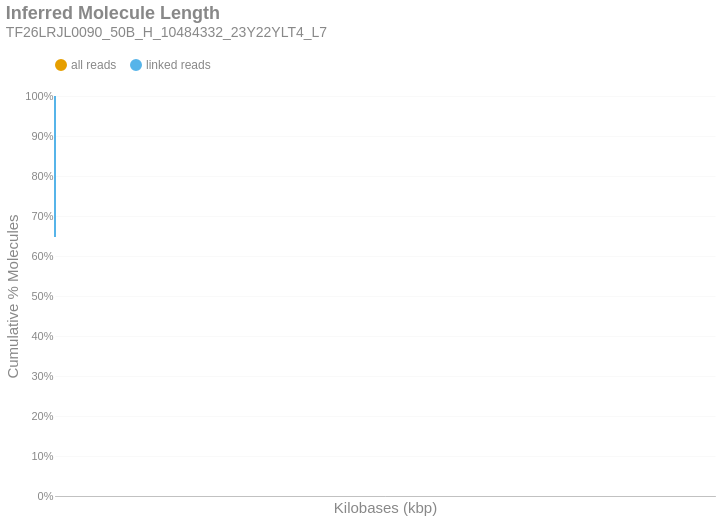

The cell this chart's notebook holds for it:
### Markdown cell above
### Inferred Molecule Length
This is the cumulative frequency distribution of molecule lengths inferred from the first and last alignment positions along a contig for all alignments associated with a single linked-read barcode on a given contig.There are two distributions: one with `all` the alignments (yellow) and another with only `linked reads` (blue). The percent of molecules in the `linked reads` distribution is relative to the total number of linked molecules.

### Code cell
if SKIPLR:
    print_html(f"Skipped")
else:
    binned_df = consolidated_hist(valids['length_inferred']/1000, mask, 10, True)
    binned_df = binned_df.with_columns(
        pl.when(pl.col('bin').cast(pl.Utf8) == '0').then(pl.lit('1')).otherwise(pl.col('bin').cast(pl.Utf8)).alias('bin')
    )
    with SafeRender(binned_df):
        (
            density_plot(binned_df, 'Inferred Molecule Length', samplename, 'inferredlen')
            .transform_calculate(bin_kb='datum.bin / 1000')
            .encode(
                x=alt.X('bin_kb:Q', title="Kilobases (kbp)").scale(type='log', padding=0).axis(labelAngle=-40),
                y=alt.Y('value:Q', title='Cumulative % Molecules')
                    .axis(format='%')
                    .stack(False)
                    .scale(domainMin=0, domainMax=1,padding=0),
                color=alt.Color("key:N").scale(domain = ["all reads", "linked reads"]),
                tooltip = [
                    alt.Tooltip("key:N", title = "Data Type"),
                    alt.Tooltip("range_label:N", title="Kilobases"),
                    alt.Tooltip("value:Q", format = ".2%", title="% Molecules (Cum.)")
                ]
            )
        ).display()

### Figure 1 — Vega-Lite specification as saved in the notebook (floating-point values rounded to 4 significant figures)
{"width": "container", "height": 400, "config": {"title": {"anchor": "start", "dy": -15, "fontSize": 18, "color": "#888888", "subtitleColor": "#888888", "subtitleFontSize": 14}, "arc": {"fill": "#0072B2"}, "axis": {"domainColor": "#888888", "domainWidth": 0.5, "gridWidth": 0.2, "grid": false, "titleFontWeight": 400, "titleFontSize": 15, "labelFontSize": 11, "labelColor": "#888888", "tickColor": "#888888", "tickWidth": 0.2, "titleColor": "#888888"}, "axisBand": {"grid": false}, "axisX": {"grid": true, "tickSize": 10, "domainCap": "round"}, "axisY": {"domain": false, "grid": true, "tickSize": 0, "domainCap": "round"}, "background": "transparent", "header": {"labelFontSize": 15, "labelColor": "#888888", "titleFontSize": 15, "titleFontWeight": 600, "titleColor": "#888888"}, "legend": {"labelFont": "sans-serif", "labelFontSize": 12, "labelColor": "#888888", "symbolSize": 100, "symbolType": "circle", "titleFontSize": 12, "titlePadding": 10, "titleColor": "#888888", "title": null, "orient": "top"}, "range": {"category": ["#E69F00", "#56B4E9", "#009E73", "#F0E442", "#0072B2", "#D55E00", "#CC79A7", "#000000"], "diverging": ["#cfe8f3", "#a2d4ec", "#73bfe2", "#46abdb", "#1696d2", "#12719e"]}, "area": {"fill": "#0072B2", "fillOpacity": 0.7, "line": true, "strokeOpacity": 0.7}, "line": {"color": "#0072B2", "stroke": "#0072B2", "strokeWidth": 2}, "trail": {"color": "#0072B2", "stroke": "#0072B2", "strokeWidth": 0, "size": 1}, "point": {"filled": true, "fillOpacity": 1.0, "size": 95}, "text": {"color": "#888888", "fontSize": 11, "align": "right", "fontWeight": 400, "size": 11}, "bar": {"fill": "#0072B2", "stroke": null}, "view": {"stroke": null, "continuousWidth": 660, "continuousHeight": 400}}, "data": {"name": "data-6920af392a60f8dc0ef826dfe6b61b00"}, "mark": {"type": "line", "interpolate": "monotone", "point": {"opacity": 0, "size": 275}}, "encoding": {"color": {"field": "key", "scale": {"domain": ["all reads", "linked reads"]}, "type": "nominal"}, "tooltip": [{"field": "key", "title": "Data Type", "type": "nominal"}, {"field": "range_label", "title": "Kilobases", "type": "nominal"}, {"field": "value", "format": ".2%", "title": "% Molecules (Cum.)", "type": "quantitative"}], "x": {"axis": {"labelAngle": -40}, "field": "bin_kb", "scale": {"type": "log", "padding": 0}, "title": "Kilobases (kbp)", "type": "quantitative"}, "y": {"axis": {"format": "%"}, "field": "value", "scale": {"domainMin": 0, "domainMax": 1, "padding": 0}, "stack": false, "title": "Cumulative % Molecules", "type": "quantitative"}}, "params": [{"name": "param_c36ac31b6afebe62", "select": {"type": "point", "fields": ["key"]}, "bind": "legend"}], "title": {"text": "Inferred Molecule Length", "subtitle": "TF26LRJL0090_50B_H_10484332_23Y22YLT4_L7"}, "transform": [{"fold": ["all reads (cumsum)", "linked reads (cumsum)"]}, {"calculate": "replace(datum.key, ' (cumsum)', '')", "as": "key"}, {"filter": {"param": "param_c36ac31b6afebe62"}}, {"calculate": "datum.bin / 1000", "as": "bin_kb"}], "usermeta": {"embedOptions": {"downloadFileName": "TF26LRJL0090_50B_H_10484332_23Y22YLT4_L7.inferredlen"}}, "$schema": "https://vega.github.io/schema/vega-lite/v6.4.1.json", "datasets": {"data-6920af392a60f8dc0ef826dfe6b61b00": [{"bin": "0.0", "interval": "0.0-10.0", "all reads": 0.8705, "linked reads": 0.6474, "all reads (cumsum)": 0.8705, "linked reads (cumsum)": 0.6474, "range_label": "0-9"}, {"bin": "10.0", "interval": "10.0-20.0", "all reads": 0.0897, "linked reads": 0.2442, "all reads (cumsum)": 0.9602, "linked reads (cumsum)": 0.8916, "range_label": "10-19"}, {"bin": "20.0", "interval": "20.0-30.0", "all reads": 0.02828, "linked reads": 0.07711, "all reads (cumsum)": 0.9885, "linked reads (cumsum)": 0.9687, "range_label": "20-29"}, {"bin": "30.0", "interval": "30.0-40.0", "all reads": 0.007919, "linked reads": 0.02147, "all reads (cumsum)": 0.9964, "linked reads (cumsum)": 0.9902, "range_label": "30-39"}, {"bin": "40.0", "interval": "40.0-50.0", "all reads": 0.002648, "linked reads": 0.007125, "all reads (cumsum)": 0.999, "linked reads (cumsum)": 0.9973, "range_label": "40-49"}, {"bin": "50.0", "interval": "50.0-60.0", "all reads": 0.0006974, "linked reads": 0.00192, "all reads (cumsum)": 0.9997, "linked reads (cumsum)": 0.9992, "range_label": "50-59"}, {"bin": "60.0", "interval": "60.0-70.0", "all reads": 0.000195, "linked reads": 0.0005381, "all reads (cumsum)": 0.9999, "linked reads (cumsum)": 0.9998, "range_label": "60-69"}, {"bin": "70.0", "interval": "70.0-80.0", "all reads": 5.861e-05, "linked reads": 0.0001608, "all reads (cumsum)": 1.0, "linked reads (cumsum)": 0.9999, "range_label": "70-79"}, {"bin": "80.0", "interval": "80.0-90.0", "all reads": 1.779e-05, "linked reads": 4.922e-05, "all reads (cumsum)": 1.0, "linked reads (cumsum)": 1.0, "range_label": "80-89"}, {"bin": "90.0", "interval": "90.0-100.0", "all reads": 7.71e-06, "linked reads": 2.133e-05, "all reads (cumsum)": 1.0, "linked reads (cumsum)": 1.0, "range_label": "90-99"}, {"bin": "100.0", "interval": "100.0-110.0", "all reads": 1.581e-06, "linked reads": 4.375e-06, "all reads (cumsum)": 1.0, "linked reads (cumsum)": 1.0, "range_label": "100-109"}, {"bin": "110.0", "interval": "110.0-120.0", "all reads": 5.931e-07, "linked reads": 1.641e-06, "all reads (cumsum)": 1.0, "linked reads (cumsum)": 1.0, "range_label": "110-119"}, {"bin": "120.0", "interval": "120.0-130.0", "all reads": 9.884e-08, "linked reads": 2.734e-07, "all reads (cumsum)": 1.0, "linked reads (cumsum)": 1.0, "range_label": "120-129"}]}}
